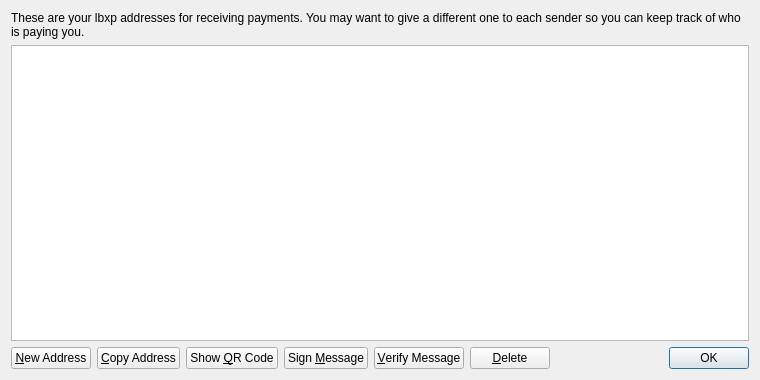
<?xml version="1.0" encoding="UTF-8"?>
<ui version="4.0">
 <class>AddressBookPage</class>
 <widget class="QWidget" name="AddressBookPage">
  <property name="geometry">
   <rect>
    <x>0</x>
    <y>0</y>
    <width>760</width>
    <height>380</height>
   </rect>
  </property>
  <property name="windowTitle">
   <string>Address Book</string>
  </property>
  <layout class="QVBoxLayout" name="verticalLayout">
   <item>
    <widget class="QLabel" name="labelExplanation">
     <property name="text">
      <string>These are your lbxp addresses for receiving payments. You may want to give a different one to each sender so you can keep track of who is paying you.</string>
     </property>
     <property name="textFormat">
      <enum>Qt::PlainText</enum>
     </property>
     <property name="wordWrap">
      <bool>true</bool>
     </property>
    </widget>
   </item>
   <item>
    <widget class="QTableView" name="tableView">
     <property name="contextMenuPolicy">
      <enum>Qt::CustomContextMenu</enum>
     </property>
     <property name="toolTip">
      <string>Double-click to edit address or label</string>
     </property>
     <property name="tabKeyNavigation">
      <bool>false</bool>
     </property>
     <property name="selectionMode">
      <enum>QAbstractItemView::SingleSelection</enum>
     </property>
     <property name="selectionBehavior">
      <enum>QAbstractItemView::SelectRows</enum>
     </property>
     <property name="sortingEnabled">
      <bool>true</bool>
     </property>
     <attribute name="verticalHeaderVisible">
      <bool>false</bool>
     </attribute>
    </widget>
   </item>
   <item>
    <layout class="QHBoxLayout" name="horizontalLayout">
     <item>
      <widget class="QPushButton" name="newAddressButton">
       <property name="toolTip">
        <string>Create a new address</string>
       </property>
       <property name="text">
        <string>&amp;New Address</string>
       </property>
      </widget>
     </item>
     <item>
      <widget class="QPushButton" name="copyToClipboard">
       <property name="toolTip">
        <string>Copy the currently selected address to the system clipboard</string>
       </property>
       <property name="text">
        <string>&amp;Copy Address</string>
       </property>
      </widget>
     </item>
     <item>
      <widget class="QPushButton" name="showQRCode">
       <property name="text">
        <string>Show &amp;QR Code</string>
       </property>
      </widget>
     </item>
     <item>
      <widget class="QPushButton" name="signMessage">
       <property name="toolTip">
        <string>Sign a message to prove you own a lbxp address</string>
       </property>
       <property name="text">
        <string>Sign &amp;Message</string>
       </property>
      </widget>
     </item>
     <item>
      <widget class="QPushButton" name="verifyMessage">
       <property name="toolTip">
        <string>Verify a message to ensure it was signed with a specified lbxp address</string>
       </property>
       <property name="text">
        <string>&amp;Verify Message</string>
       </property>
      </widget>
     </item>
     <item>
      <widget class="QPushButton" name="deleteButton">
       <property name="toolTip">
        <string>Delete the currently selected address from the list</string>
       </property>
       <property name="text">
        <string>&amp;Delete</string>
       </property>
      </widget>
     </item>
     <item>
      <spacer name="horizontalSpacer">
       <property name="orientation">
        <enum>Qt::Horizontal</enum>
       </property>
       <property name="sizeHint" stdset="0">
        <size>
         <width>40</width>
         <height>20</height>
        </size>
       </property>
      </spacer>
     </item>
     <item>
      <widget class="QDialogButtonBox" name="buttonBox">
       <property name="sizePolicy">
        <sizepolicy hsizetype="Maximum" vsizetype="Fixed">
         <horstretch>0</horstretch>
         <verstretch>0</verstretch>
        </sizepolicy>
       </property>
       <property name="standardButtons">
        <set>QDialogButtonBox::Ok</set>
       </property>
      </widget>
     </item>
    </layout>
   </item>
  </layout>
 </widget>
 <resources>
  <include location="../bitcoin.qrc"/>
 </resources>
 <connections/>
</ui>
